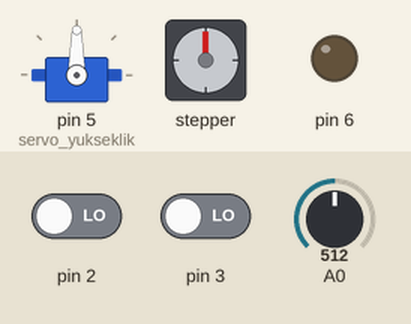
Recording of a sketch running on a simulated Arduino Uno, built with avr-gcc and run on an emulated ATmega328P. On the bench: servo, stepper motor, output pins drawn as LEDs (lit = HIGH). The inputs (shaded band) are chosen by the test bench; at power-on: pin 2 LOW, A0 = 512, pin 3 LOW. Stepper angles assume 200 steps per turn; what the sketch prints to the serial monitor is not drawn.

Above: at 4.4 s.
4.5 s: pin 2 driven HIGH
At 4.65 s:
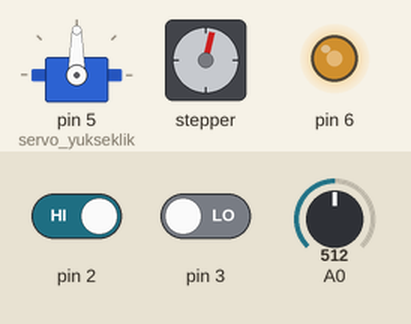
At 5.4 s:
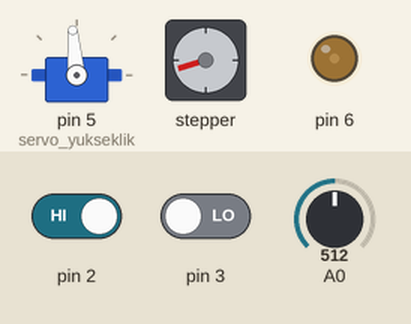
10.5 s: A0 set to 0
At 11.18 s:
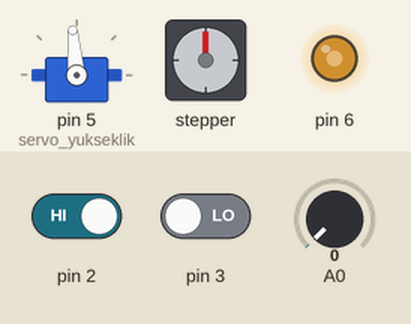
13.5 s: A0 set to 900
16.5 s: A0 set to 1023
19.5 s: A0 set to 122
Timing chart, 0 to 36.7 s (numbered marks = the images above; inputs shaded):
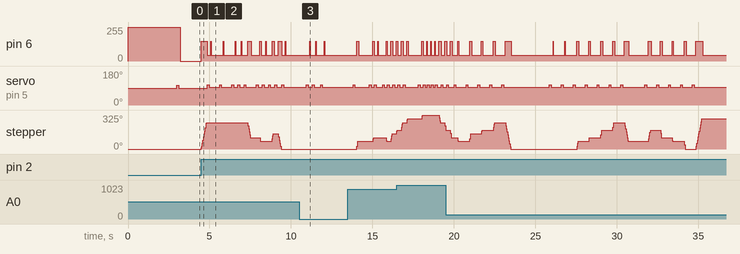

Measured:
- after the input at 4.5 s, servo on pin 5 (servo_yukseklik): 90° → 107° after 0.37 s, → 95° 0.12 s later, → 107° 0.64 s later, → 95° 0.12 s later, … (20 changes in this stretch); stepper: turns 252° clockwise in 0.33 s, then 144° counter-clockwise in 0.15 s, then 36° counter-clockwise in 0.02 s, then 72° clockwise in 0.06 s, and so on
- after the input at 10.5 s, stepper: stops changing and stays 0°

The sketch:

muzikci.ino
```cpp
#include <Servo.h>
#include <Stepper.h>

//NOTALAR
#define DO 0
#define RE_b 20
#define RE 40
#define MI_b 60
#define MI 80
#define FA 100
#define SOL_b 120
#define SOL 140
#define LA_b 160
#define LA 181
#define SI_b 183
#define SUS -1
#define END -2

//SURELER
#define CIFT 8
#define TEK 4
#define YARIM 2
#define CEYREK 1

//DURUM
#define DURUM_ACIK 1
#define DURUM_KAPALI 0

Servo servo_yukseklik;
Stepper stepmotor(200, 8, 9, 10, 11);

int mevcutNota = 0;
long bitis = 0;
int tempo = 0;
int durum = DURUM_KAPALI;
long butonSonBasmaZamani = 0;
int sarkino = 0;


int tas_okul_marsi[] = {SOL,TEK, SOL,TEK, SOL,YARIM, SOL,YARIM, SOL,TEK,
MI_b,YARIM, RE,YARIM, RE,YARIM, MI,YARIM, DO,CIFT,
DO,YARIM, DO,CEYREK, DO,TEK, DO,YARIM, RE,YARIM, MI_b,TEK,
MI_b,YARIM, RE,YARIM, MI,YARIM, FA,YARIM, SOL,CIFT,
LA_b,YARIM, LA,CEYREK, LA,YARIM, LA,YARIM, LA,YARIM, SOL,YARIM, FA,TEK,
MI_b,YARIM, RE,YARIM, MI,YARIM, FA,YARIM, SOL,CIFT,
DO,YARIM, DO,YARIM, DO,YARIM, RE,YARIM, MI_b,YARIM, FA,YARIM, SOL,TEK,
RE,YARIM, FA,YARIM, MI_b,YARIM, RE,YARIM, DO,CIFT,
LA_b,YARIM, LA,CEYREK, LA,YARIM, LA,YARIM, LA,YARIM, SOL,YARIM, FA,TEK,
MI_b,YARIM, RE,YARIM, MI,YARIM, FA,YARIM, SOL,CIFT,
DO,YARIM, DO,CEYREK, DO,YARIM, RE,YARIM, MI_b,YARIM, FA,YARIM, SOL,TEK,
RE,YARIM, FA,YARIM, MI_b,YARIM, RE,YARIM, DO,CIFT,
LA_b,YARIM, LA,CEYREK, LA,YARIM, LA,YARIM, LA,YARIM, SOL,YARIM, FA,TEK,
MI_b,YARIM, RE,YARIM, MI,YARIM, FA,YARIM, SOL,CIFT,
DO,YARIM, DO,CEYREK, DO,YARIM, RE,YARIM, MI_b,YARIM, FA,YARIM, SOL,TEK,
RE,YARIM, FA,YARIM, MI_b,YARIM, RE,YARIM, DO,CIFT,
DO,YARIM, DO,CEYREK, DO,YARIM, RE,CEYREK, MI_b,TEK, SUS,TEK,
RE,TEK, RE,YARIM, RE,CEYREK, MI_b,CEYREK, FA,CIFT,
SOL,YARIM, SOL,CEYREK, SOL,CEYREK, SOL,YARIM, MI_b,YARIM, RE,CEYREK, DO,TEK,
SOL,YARIM, FA,YARIM, MI_b,YARIM, RE,YARIM, MI,CEYREK, DO,CIFT,
DO,YARIM, DO,CEYREK, DO,YARIM, RE,CEYREK, MI_b,TEK, SUS,TEK,
RE,TEK, RE,YARIM, RE,CEYREK, MI_b,CEYREK, FA,CIFT,
SOL,YARIM, SOL,CEYREK, SOL,CEYREK, SOL,YARIM, MI_b,YARIM, RE,CEYREK, DO,TEK,
SOL,YARIM, FA,YARIM, MI_b,YARIM, RE,YARIM, MI,CEYREK, DO,CIFT,
SUS,CIFT, SUS,CIFT, SUS,CIFT, END};

int pirates_of_caribean[] = {DO,CEYREK,MI,YARIM,FA,YARIM,FA,YARIM,FA,CEYREK,SOL,YARIM,LA_b,YARIM,LA_b,
YARIM,LA_b,YARIM,LA,YARIM,SOL,YARIM,SOL,YARIM,FA,YARIM,MI,YARIM,FA,YARIM,
SUS,CIFT,END};

int neseli_gunler[] = {DO,CIFT,
RE,YARIM,
MI,TEK,
DO,TEK,
MI,TEK,
DO,TEK,
MI,CIFT,

RE,CIFT,
MI,YARIM,
FA,YARIM,
FA,YARIM,
MI,YARIM,
RE,YARIM,
FA,CIFT,

MI,CIFT,
FA,YARIM,
SOL,TEK,
MI,TEK,
SOL,TEK,
MI,TEK,
SOL,CIFT,

LA,CIFT,
DO,YARIM,
RE,YARIM,
MI,YARIM,
FA,YARIM,
SOL,YARIM,
LA,YARIM,
LA,YARIM,

LA,CIFT,
SUS,TEK,
LA,YARIM,
LA,YARIM,
LA,TEK,
FA,TEK,
LA,TEK,
SOL,TEK,
LA,TEK,
SOL,TEK,
MI,TEK,
DO,TEK,SUS,CIFT,SUS,CIFT,END  };

int test[] = {DO,YARIM,RE_b,YARIM,RE,YARIM,MI_b,YARIM,MI,YARIM,FA,YARIM,SOL_b,YARIM,SOL,YARIM,LA_b,YARIM,LA,YARIM,LA,YARIM,
LA_b,YARIM,SOL,YARIM,SOL_b,YARIM,FA,YARIM,MI,YARIM,MI_b,YARIM,RE,YARIM,RE_b,YARIM,DO,YARIM,SUS,CIFT,END};


void stopM(int brakeLevel)
{
  analogWrite(6,brakeLevel);
}


void setup() {
  Serial.begin(115200);

  pinMode(6,OUTPUT);
  analogWrite(6,255);

  servo_yukseklik.attach(5);
  servo_yukseklik.write(90);
  delay(3000);
  servo_yukseklik.write(105);
  delay(100);
  servo_yukseklik.write(90);
  stepmotor.setSpeed(125);

  attachInterrupt(digitalPinToInterrupt(2), butonBaslatDurdur, RISING);
  attachInterrupt(digitalPinToInterrupt(3), butonMuzikDegistir, RISING);
  Serial.println("acilis");
  delay(100);

}

void tempoHesapla()
{
  int voltaj = analogRead(A0);
  tempo = map(voltaj, 0, 1023, 30, 130);
}

void cal(int notalar[])
{
  Serial.print("cal()");
  int i=0;
  while ( notalar[i]!=END && durum == DURUM_ACIK)
  {
    Serial.println( String(notalar[i]) + ", " + String(notalar[i+1]) );
    notaCal(notalar[i],notalar[i+1]);
    i = i+2;

  }
}
void notaCal(int nota, int vurus){

  tempoHesapla();
  int sure = (int) (1000 * (60.0/tempo) * (vurus/4.0));

  if (nota==SUS){
    while (bitis>0 && bitis>millis())
      delay(1);

    bitis = millis() + sure;
    return;
  }

  int adim = (nota - mevcutNota) ;
  Serial.println(String(mevcutNota)+"->"+String(nota)+" adim:" + String(adim)+" vurus:"+String(vurus)+" tempo:"+String(tempo)+" süre:"+String(sure) +" bitis:"+String(bitis)  );
  analogWrite(6,150);
  stepmotor.step(adim);delay(30);stopM(45);
  int counter=0;

  while (bitis>0 && bitis>millis()){
    delay(1);
    counter++;
    if (counter%20==0)
    Serial.print('.');//Serial.print(millis());Serial.print('-');
  }
  Serial.println('+');

  servo_yukseklik.write(107);
  bitis = millis() + sure;
  delay(115);
  servo_yukseklik.write(95);delay(100);
  mevcutNota = nota;
}


void butonBaslatDurdur()
{
  if ((millis()-butonSonBasmaZamani)<500)
  {
    return;
  }
  durum = (durum + 1) % 2;
  butonSonBasmaZamani = millis();
  Serial.println(" --DURUM: "+String(durum));
}

void butonMuzikDegistir()
{
  if ((millis()-butonSonBasmaZamani)<500)
  {
    return;
  }
  butonSonBasmaZamani = millis();
  sarkino = (sarkino + 1) % 4;
  Serial.println(" --SARKI NO:"+String(sarkino));

}


void loop() {

  delay(1);
  if (durum == DURUM_ACIK){
    if (sarkino==0)
      cal(tas_okul_marsi);
    else if (sarkino==1)
      cal(pirates_of_caribean);
    else if (sarkino==2)
      cal(neseli_gunler);
    else if (sarkino==3)
      cal(test);
  }
  else{
    stopM(0);
  }


}
```
